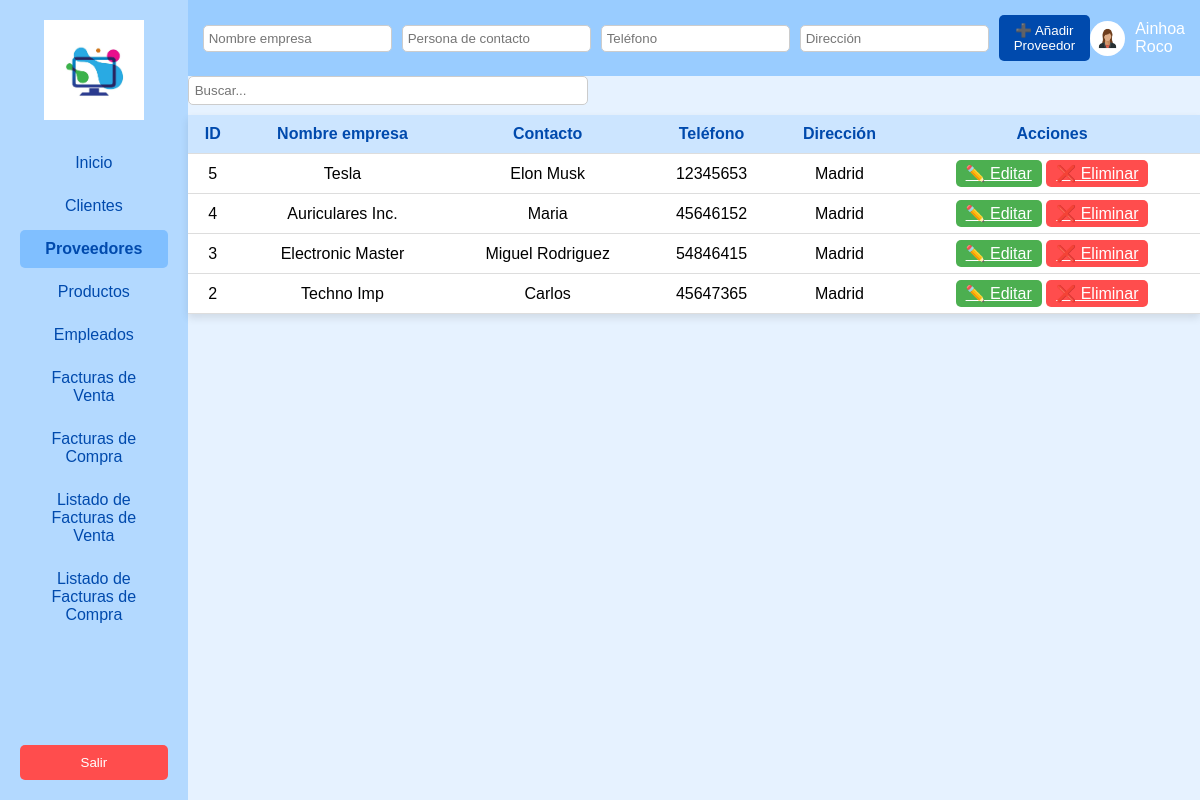
Page /proveedores.php on the committed database.
### tables this page shows
CREATE TABLE `proveedores` (
  `id` int(11) NOT NULL,
  `nombre` varchar(100) DEFAULT NULL,
  `contacto` varchar(100) DEFAULT NULL,
  `telefono` varchar(20) DEFAULT NULL,
  `direccion` text DEFAULT NULL
);

### proveedores.php (the view, shortened to what this page needs)
<?php
include("includes/db.php");
$modo_edicion = false;
$proveedor_editar = null;
$resultado = $conn->query("SELECT * FROM proveedores ORDER BY id DESC");
?>
<!DOCTYPE html>
<html lang="es">
<head>
    <link rel="stylesheet" href="clientes.css">
</head>
<body class="clientes-body">
    <aside class="sidebar">
        <div class="sidebar-header">
            <img src="images/logo.jpg" alt="Logo Empresa">
        </div>
        <nav>
            <ul>
                   <li><a href="main.php">Inicio</a></li>
                <li><a href="clientes.php">Clientes</a></li>
                <li class="active"><a href="proveedores.php">Proveedores</a></li>
                <li><a href="productos.php">Productos</a></li>
                <li><a href="empleados.php">Empleados</a></li>
                 <li><a href="factura_venta.php">Facturas de Venta</a></li>
        <li><a href="factura_compra.php">Facturas de Compra</a></li>
        <li><a href="listar_facturas_venta.php">Listado de Facturas de Venta</a></li>
          <li><a href="listar_facturas_compra.php">Listado de Facturas de Compra</a></li>
            </ul>
        </nav>
        <button class="logout">Salir</button>
    </aside>
    <main class="content">
        <header class="top-bar">
            <form method="POST" style="display: flex; gap: 10px; align-items: center;">
                <input type="text" name="nombre" placeholder="Nombre empresa" required value="<?= $modo_edicion ? htmlspecialchars($proveedor_editar['nombre']) : '' ?>">
                <input type="text" name="contacto" placeholder="Persona de contacto" value="<?= $modo_edicion ? htmlspecialchars($proveedor_editar['contacto']) : '' ?>">
                <input type="text" name="telefono" placeholder="Teléfono" value="<?= $modo_edicion ? htmlspecialchars($proveedor_editar['telefono']) : '' ?>">
                <input type="text" name="direccion" placeholder="Dirección" value="<?= $modo_edicion ? htmlspecialchars($proveedor_editar['direccion']) : '' ?>">
                <button type="submit" name="<?= $modo_edicion ? 'guardar' : 'añadir' ?>" class="btn primary">
                    <?= $modo_edicion ? '💾 Guardar Cambios' : '➕ Añadir Proveedor' ?>
                </button>
            </form>
            <div class="user-info">
                <img src="images/usuario.jpg" alt="Usuario" class="user-img">
                <span class="username">Ainhoa Roco</span>
            </div>
        </header>
        <section class="proveedores-table">
        <input type="text" class="search-input" placeholder="Buscar..."
       style="margin-bottom: 10px; padding: 6px; width: 100%; max-width: 400px;">
            <table>
                <thead>
                    <tr>
                        <th>ID</th>
                        <th>Nombre empresa</th>
                        <th>Contacto</th>
                        <th>Teléfono</th>
                        <th>Dirección</th>
                        <th>Acciones</th>
                    </tr>
                </thead>
                <tbody>
                    <?php while ($row = $resultado->fetch_assoc()) { ?>
                    <tr>
                        <td><?= $row['id'] ?></td>
                        <td><?= htmlspecialchars($row['nombre']) ?></td>
                        <td><?= htmlspecialchars($row['contacto']) ?></td>
                        <td><?= htmlspecialchars($row['telefono']) ?></td>
                        <td><?= htmlspecialchars($row['direccion']) ?></td>
                        <td>
                            <a href="?editar=<?= $row['id'] ?>" class="edit-btn">✏️ Editar</a>
                            <a href="?eliminar=<?= $row['id'] ?>" onclick="return confirm('¿Eliminar este proveedor?')" class="delete-btn">❌ Eliminar</a>
                        </td>
                    </tr>
                    <?php } ?>
                </tbody>
            </table>
        </section>
    </main>
</body>
</html>

### clientes.css (style rules this page uses)
* { margin: 0; padding: 0; box-sizing: border-box; font-family: Arial, sans-serif; }
.clientes-body { display: flex; background-color: #e6f2ff; }
.sidebar { width: 220px; background-color: #b3d9ff; height: 100vh; padding: 20px; display: flex; flex-direction: column; align-items: center; }
.sidebar img { width: 100px; margin-bottom: 20px; }
.sidebar ul { list-style: none; padding: 0; width: 100%; }
.sidebar li { padding: 10px; text-align: center; border-radius: 5px; margin-bottom: 5px; }
.sidebar li.active { background-color: #80bfff; font-weight: bold; }
.sidebar li a { text-decoration: none; color: #004aad; }
.logout { margin-top: auto; padding: 10px; background-color: #ff4d4d; color: white; border: none; cursor: pointer; width: 100%; border-radius: 5px; }
.content { flex-grow: 1; display: flex; flex-direction: column; }
.top-bar { display: flex; justify-content: space-between; align-items: center; background-color: #99ccff; padding: 15px; color: white; }
.btn { background-color: #66b3ff; color: white; border: none; padding: 8px 15px; border-radius: 5px; cursor: pointer; }
.btn.primary { background-color: #004aad; }
input { padding: 5px; border: 1px solid #ccc; border-radius: 5px; }
.user-info { display: flex; align-items: center; }
.user-img { width: 35px; height: 35px; border-radius: 50%; margin-right: 10px; }
table { width: 100%; border-collapse: collapse; background: white; box-shadow: 0 4px 8px rgba(0, 0, 0, 0.1); }
th, td { padding: 10px; text-align: center; border-bottom: 1px solid #ddd; }
th { background-color: #cce5ff; color: #004aad; }
.edit-btn { background-color: #4CAF50; color: white; border: none; padding: 5px 10px; border-radius: 5px; cursor: pointer; }
.delete-btn { background-color: #ff4d4d; color: white; border: none; padding: 5px 10px; border-radius: 5px; cursor: pointer; }

### rows in the picture
proveedores: id "5", nombre "Tesla", contacto "Elon Musk", telefono "12345653", direccion "Madrid"
proveedores: id "4", nombre "Auriculares Inc.", contacto "Maria", telefono "45646152", direccion "Madrid"
proveedores: id "3", nombre "Electronic Master", contacto "Miguel Rodriguez", telefono "54846415", direccion "Madrid"
proveedores: id "2", nombre "Techno Imp", contacto "Carlos", telefono "45647365", direccion "Madrid"
